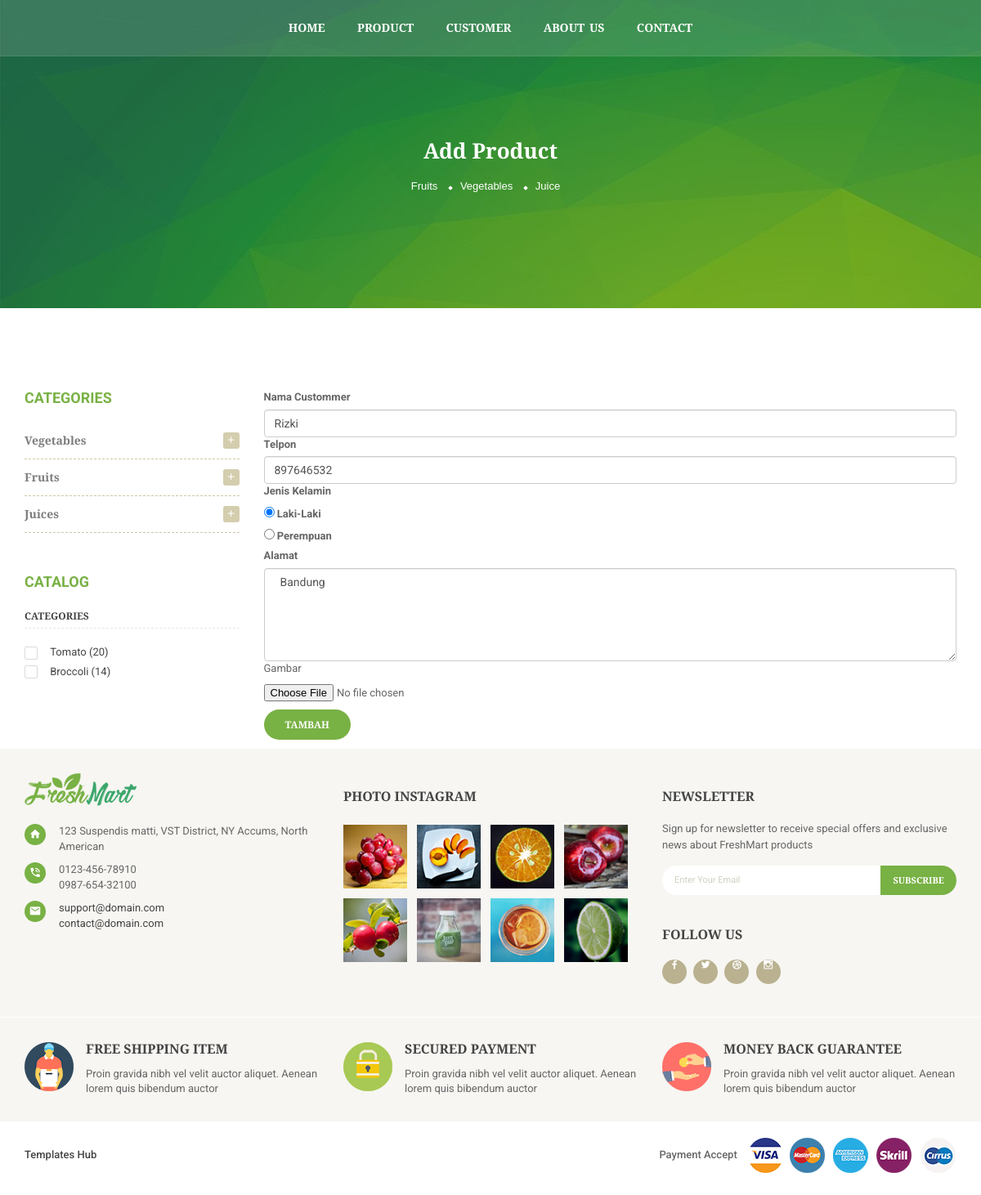
The page /customer/edit_customer.php?id_pelanggan=2 on the database as committed earlier.
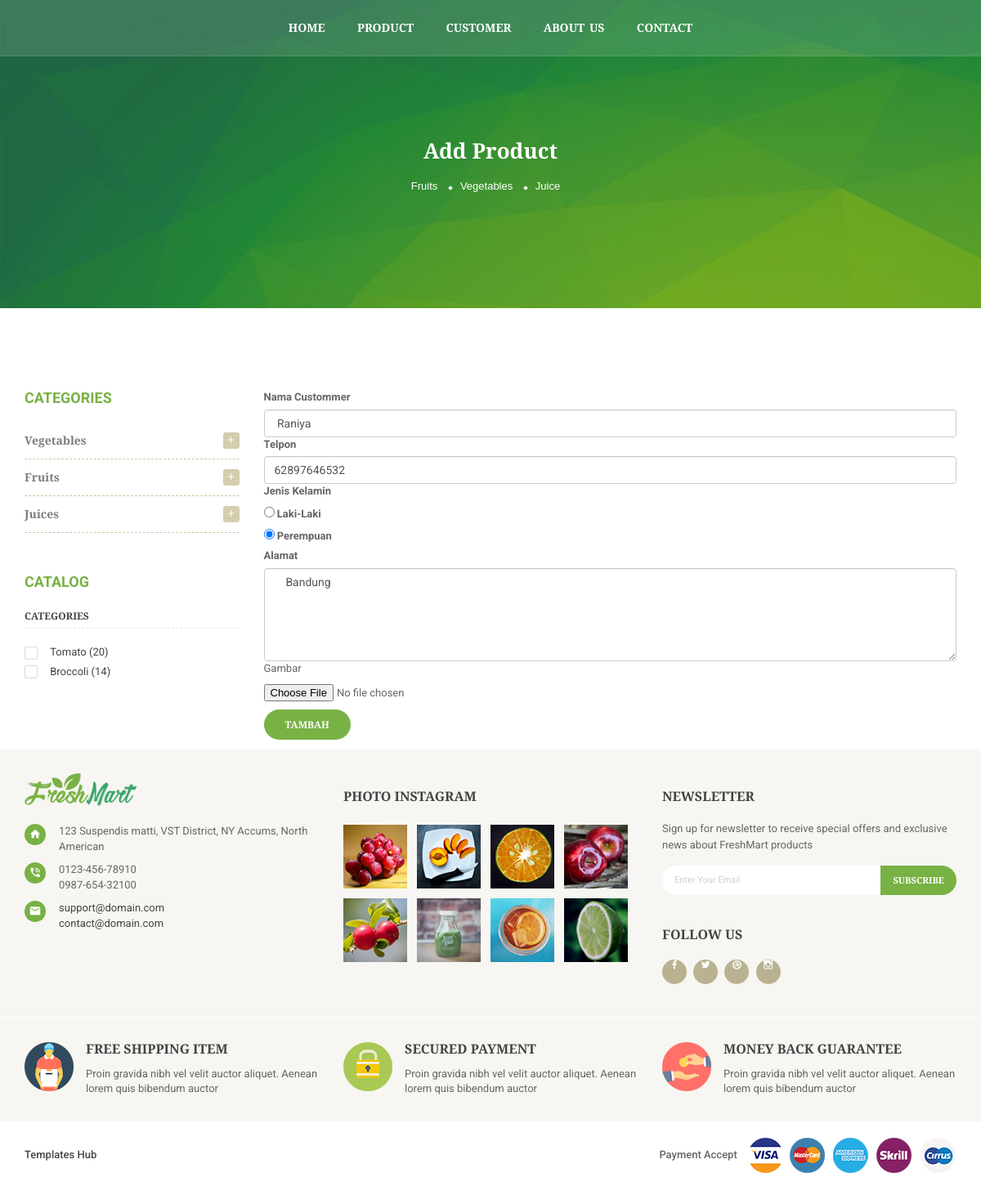
The same page on the database as committed later.
### tables this page shows
CREATE TABLE `pelanggan` (
  `id_pelanggan` int(11) NOT NULL,
  `nama_pelanggan` varchar(100) NOT NULL,
  `jenis_kelamin` enum('pria','wanita') NOT NULL,
  `telpon` varchar(20) NOT NULL,
  `alamat` text NOT NULL,
  `gambar` varchar(225) DEFAULT NULL
);

### customer/edit_customer.php (the view, shortened to what the changed rows need)
<!DOCTYPE php>
<php lang="zxx">
<head>
		<link rel="stylesheet" href="../libs/bootstrap/css/bootstrap.css">
		<link rel="stylesheet" href="../libs/font-awesome/css/font-awesome.min.css">
		<link rel="stylesheet" href="../libs/font-material/css/material-design-iconic-font.min.css">
		<link rel="stylesheet" href="../libs/nivo-slider/css/nivo-slider.css">
		<link rel="stylesheet" href="../libs/nivo-slider/css/animate.css">
		<link rel="stylesheet" href="../libs/nivo-slider/css/style.css">
		<link rel="stylesheet" href="../libs/owl.carousel/assets/owl.carousel.min.css">
		<link rel="stylesheet" href="../libs/slider-range/css/jslider.css">
		<link rel="stylesheet" href="../css/style.css">
		<link rel="stylesheet" href="../css/reponsive.css">
	</head>
	<body class="home home-1">
		<div id="all">
			<div id="content" class="site-content">
				<div id="breadcrumb">
					<div class="container">
						<h2 class="title">Add Product</h2>
					</div>
				</div>
	        <div class="container">
					<div class="row">
						<?php
							include "../connection.php";
							$id_pelanggan = $_GET['id_pelanggan'];
							$pelanggan = mysqli_query($connection,"SELECT * FROM pelanggan WHERE id_pelanggan='$id_pelanggan'");
							while($data = mysqli_fetch_array($pelanggan)){
								$nama_pelanggan = $data['nama_pelanggan'];
								$jenis_kelamin = $data['jenis_kelamin'];
								$telpon= $data['telpon'];
								$alamat = $data['alamat'];
							}
						?>
						<div id="center-column" class="col-lg-9 col-md-9 col-sm-9 col-xs-12">
							<div class="product-category-page">
							<form action="proses_edit_customer.php?id_pelanggan=<?php echo $id_pelanggan; ?>" method="post" enctype="multipart/form-data">
							  <div class="mb-3">
							    <label for="exampleInputNama" class="form-label">Nama Custommer</label>
							    <input type="text" name="nama_pelanggan" class="form-control" required="" autocomplete="off" value="<?php echo $nama_pelanggan;?>">
							  </div>
							  <div class="mb-3">
							    <label for="exampleInputNama" class="form-label">Telpon</label>
							    <input type="text" name="telpon" class="form-control" required="" autocomplete="off"value="<?php echo $telpon;?>">
							  </div>
							  <div class="mb-3">
							    <div class="form-check">
			                      <?php
			                      if($jenis_kelamin == 'pria'){
			                        echo ' <input class="form-check-input" type="radio" name="jenis_kelamin"  value="pria" checked="">';
			                      } else {
			                        echo ' <input class="form-check-input" type="radio" name="jenis_kelamin"  value="pria" >';
			                      }
			                      ?>
			                      <label class="form-check-label">Laki-Laki</label>
			                      </div>
			                      <div class="form-check">
			                      <?php
			                      if($jenis_kelamin == 'wanita'){
			                        echo ' <input class="form-check-input" type="radio" name="jenis_kelamin"  value="wanita" checked="">';
			                      } else {
			                        echo ' <input class="form-check-input" type="radio" name="jenis_kelamin"  value="wanita" >';
			                      }
			                      ?>
			                      <label class="form-check-label">Perempuan</label>
			                      </div>
							  </div>
							  <div class="mb-3">
							    <label for="exampleInputNama" class="form-label">Alamat</label>
							    <textarea class= "form-control" name="alamat" rows="5" required=""> <?php echo $alamat;?></textarea>
							  </div>
					      </form>
							</div>
						</div>
					</div>
				</div>
			<footer id="footer">
				<div class="footer">
					<div class="footer-top">
						<div class="container">
							<div class="row">
								<div class="col-lg-4 col-md-4 col-sm-4 col-xs-12">
									<div class="block instagram">
										<h2 class="block-title">Photo Instagram</h2>
									</div>
								</div>
								<div class="col-lg-4 col-md-4 col-sm-4 col-xs-12">
									<div class="block newsletter">
										<h2 class="block-title">Newsletter</h2>
									</div>
									<div class="block social">
										<h2 class="block-title">Follow Us</h2>
									</div>
								</div>
							</div>
						</div>
					</div>
				</div>
			</footer>
		</div>
	</body>
</php>

Rows that differ between the two databases and show on the page:
changed pelanggan "Bandung": nama_pelanggan "Rizki" → "Raniya"
Other text that changed with them:
form field telpon: "897646532" → "62897646532"
form field jenis_kelamin: (not shown) → "☐"
form field jenis_kelamin: (not shown) → "☑"
form field jenis_kelamin: "☑" → (not shown)
form field jenis_kelamin: "☐" → (not shown)
